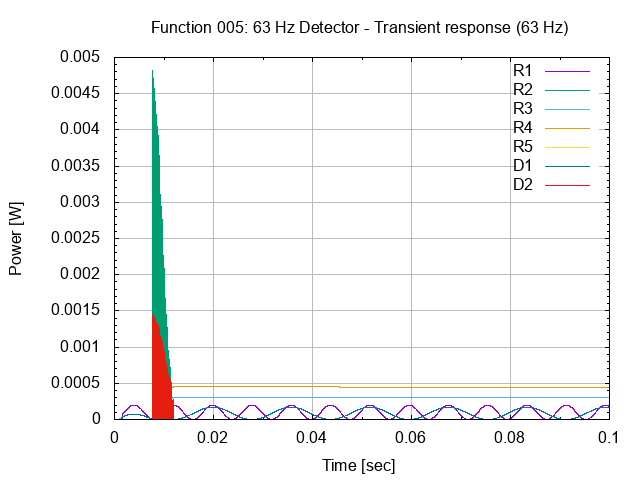

Reproduce this figure in gnuplot.
# setup terminal
set term png

# setup graph
set output "26.005.00.03.01.png"
set title "Function 005: 63 Hz Detector - Transient response (63 Hz)"

# setup Y-axis
set grid ytics lt 1 lw 1 lc rgb "#bbbbbb"
set mytics
set ylabel "Power [W]"

# setup X-axis
set grid xtics lt 1 lw 1 lc rgb "#bbbbbb"
set mxtics
set xrange [0:0.1]
set xlabel "Time [sec]"

# setup plot style
set style data lines
plot '26.005.00.03.01.dat' using 1:2 title "R1", \
     '26.005.00.03.01.dat' using 1:3 title "R2", \
     '26.005.00.03.01.dat' using 1:4 title "R3", \
     '26.005.00.03.01.dat' using 1:5 title "R4", \
     '26.005.00.03.01.dat' using 1:6 title "R5", \
     '26.005.00.03.01.dat' using 1:7 title "D1", \
     '26.005.00.03.01.dat' using 1:8 title "D2"

# set output back to default
set output

# reset terminal type
set terminal pop
